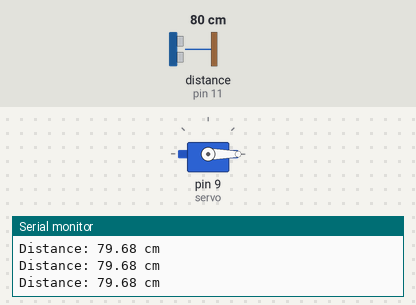
The sketch below on a simulated Arduino Uno, built with avr-gcc and run on an emulated ATmega328P. Shown: servo, the last lines printed to the serial monitor. Wiring (inferred from the names in the program): ultrasonic range finder: trigger pin 10; echo pin 11. Inputs (shaded band) come from the test bench; at power-on: distance to the obstacle (sensor on pin 11) 80 cm. The echo pulse lasts 58.3 µs per cm.

Above: at 1.2 s.
1.3 s: distance to the obstacle (sensor on pin 11) set to 12 cm
3.0 s: distance to the obstacle (sensor on pin 11) set to 9 cm
At 3.8 s:
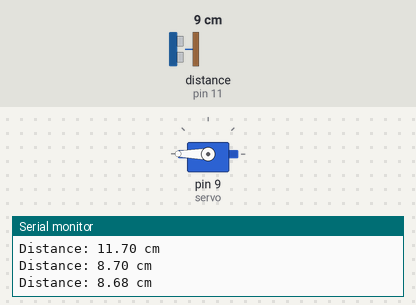
5.0 s: distance to the obstacle (sensor on pin 11) set to 18 cm
At 6.6 s:
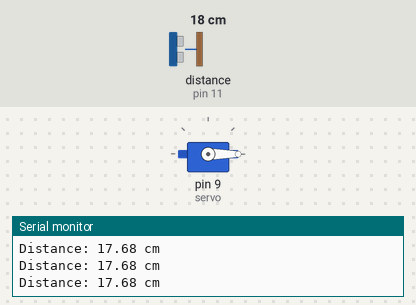
6.9 s: distance to the obstacle (sensor on pin 11) set to 2 cm
At 8.1 s:
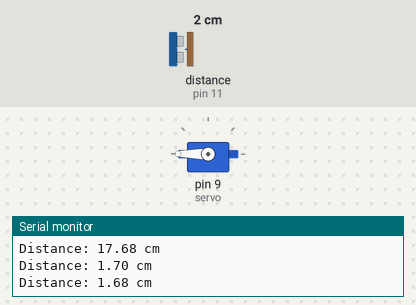
Timing chart, 0 to 9.9 s (numbered marks = the images above; inputs shaded):
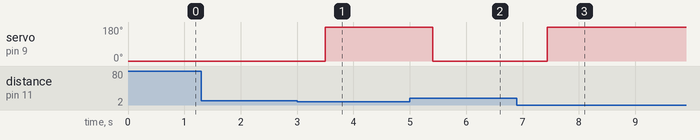

The sketch:

servo_ultrasonic_tinkercad.ino
```cpp
#include <Servo.h>

Servo servo;

const int trigPin = 10;
const int echoPin = 11;

long duration;
float distance;

void setup() {
  servo.attach(9);

  pinMode(trigPin, OUTPUT);
  pinMode(echoPin, INPUT);

  servo.write(0);

  Serial.begin(9600);
}

void loop() {


  digitalWrite(trigPin, LOW);
  delayMicroseconds(2);

  digitalWrite(trigPin, HIGH);
  delayMicroseconds(10);

  digitalWrite(trigPin, LOW);


  duration = pulseIn(echoPin, HIGH);


  distance = duration * 0.0343 / 2;

  Serial.print("Distance: ");
  Serial.print(distance);
  Serial.println(" cm");

  if (distance <= 10) {


    delay(500);


    servo.write(180);

  } else {


    servo.write(0);
  }

  delay(100);
}
```

Measured:
- the behaviour switches between 11 and 10 cm on distance to the obstacle (sensor on pin 11) (found by bisection; images 0 and 1)
- after the input at 3.0 s, servo on pin 9 (servo): 0° → 180° after 0.50 s
- after the input at 5.0 s, servo on pin 9 (servo): 180° → 0° after 0.41 s
- after the input at 6.9 s, servo on pin 9 (servo): 0° → 180° after 0.54 s
